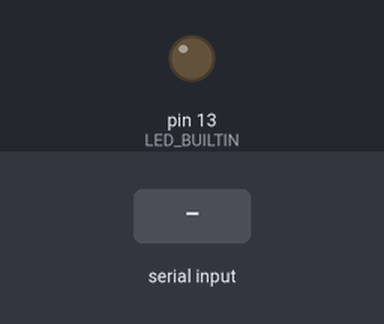
Bench run of a sketch on a simulated Arduino Uno, built with avr-gcc and run on an emulated ATmega328P. On the bench: output pins drawn as LEDs (lit = HIGH). The test bench sets the inputs (shaded band).

Above: at 1.2 s.
1.3 s: "ON" received over Serial
At 3.1 s:
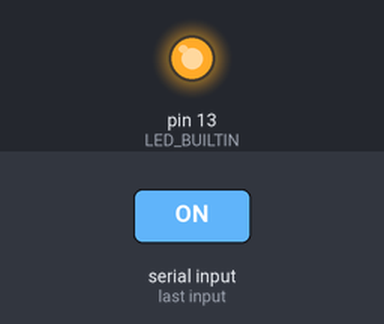
3.8 s: "1" received over Serial
At 6.1 s:
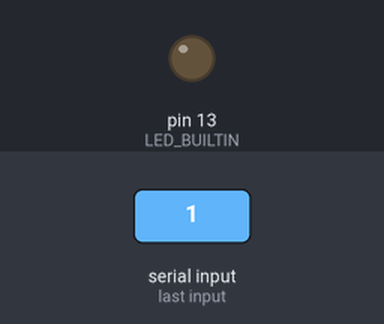
Timing chart, 0 to 7.6 s (numbered marks = the images above; inputs shaded):
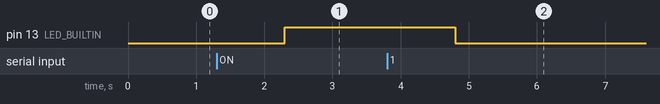

The sketch:

pled.ino
```cpp
void setup() {
  Serial.begin(9600);
  pinMode(LED_BUILTIN, OUTPUT);
}

void loop() {
  if(Serial.available()>0){
    String msg=Serial.readString();
  if(msg=="ON"){
    digitalWrite(LED_BUILTIN, HIGH);
  }else if(msg="OFF"){
    digitalWrite(LED_BUILTIN, LOW);
  }
 }
}
```

Measured:
- after the input at 1.3 s, pin 13 (LED_BUILTIN): LOW → HIGH after 1.0 s
- after the input at 3.8 s, pin 13 (LED_BUILTIN): HIGH → LOW after 1.0 s
